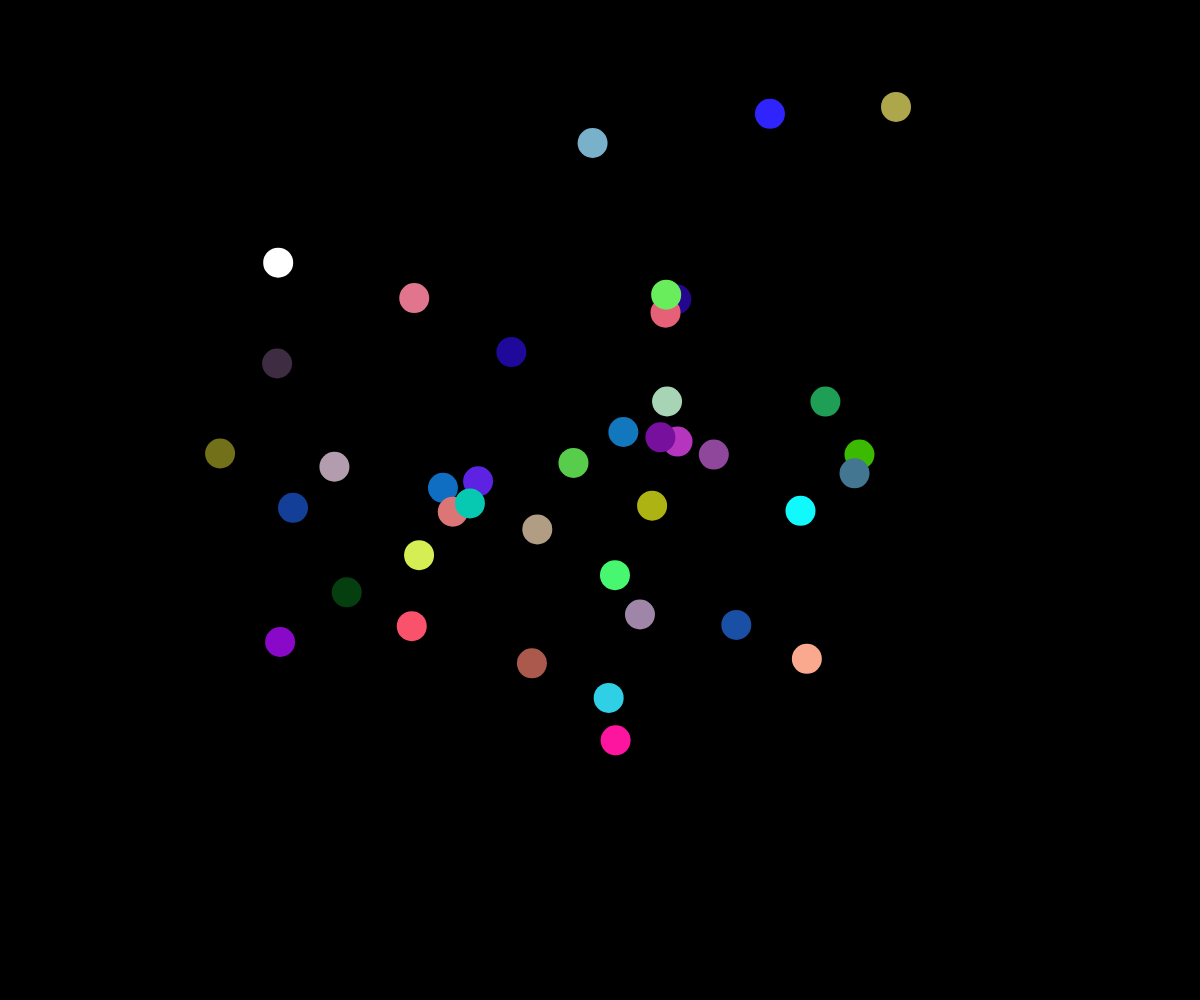
Frame 1 (no input)
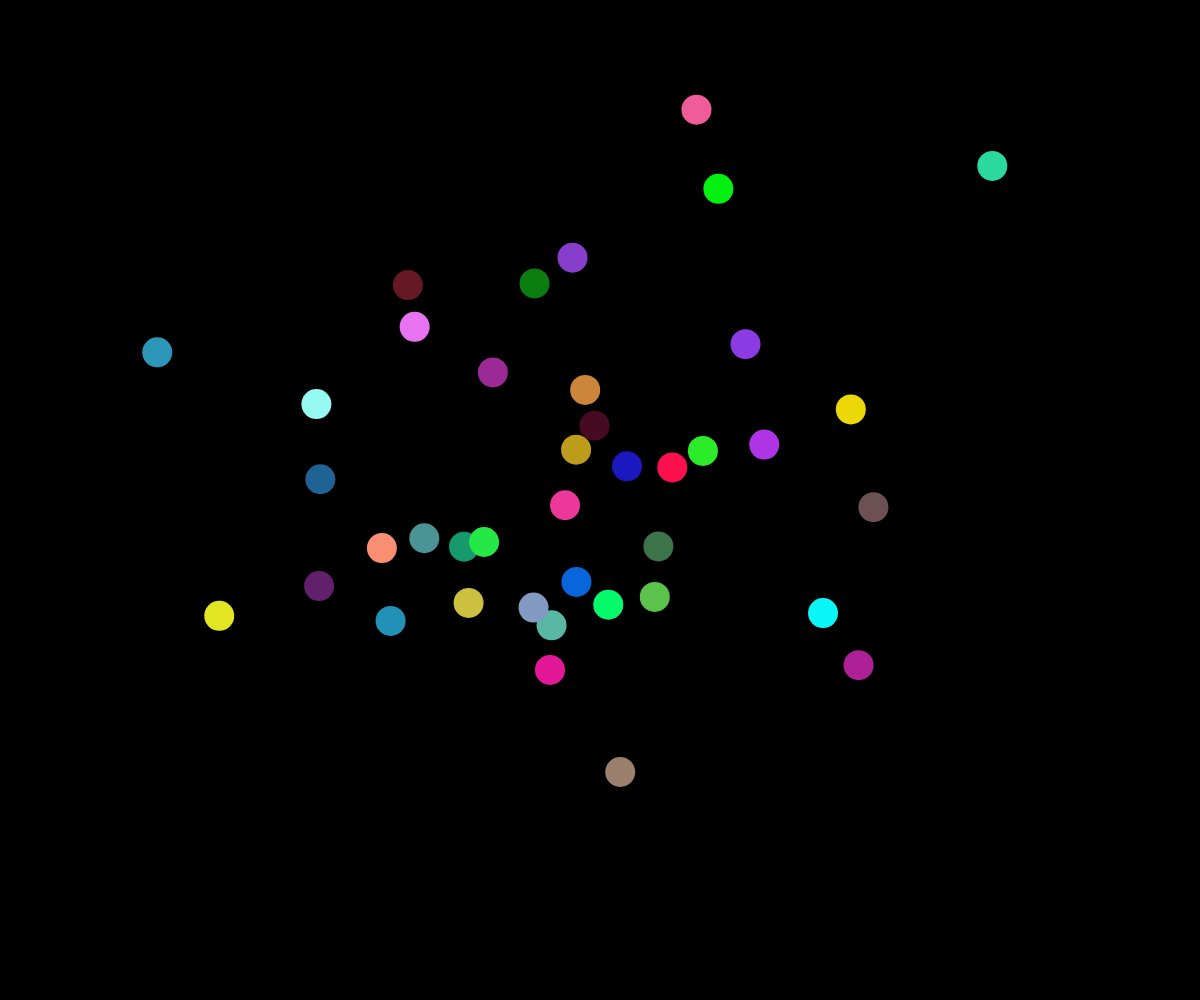
Frame 60 (no input)
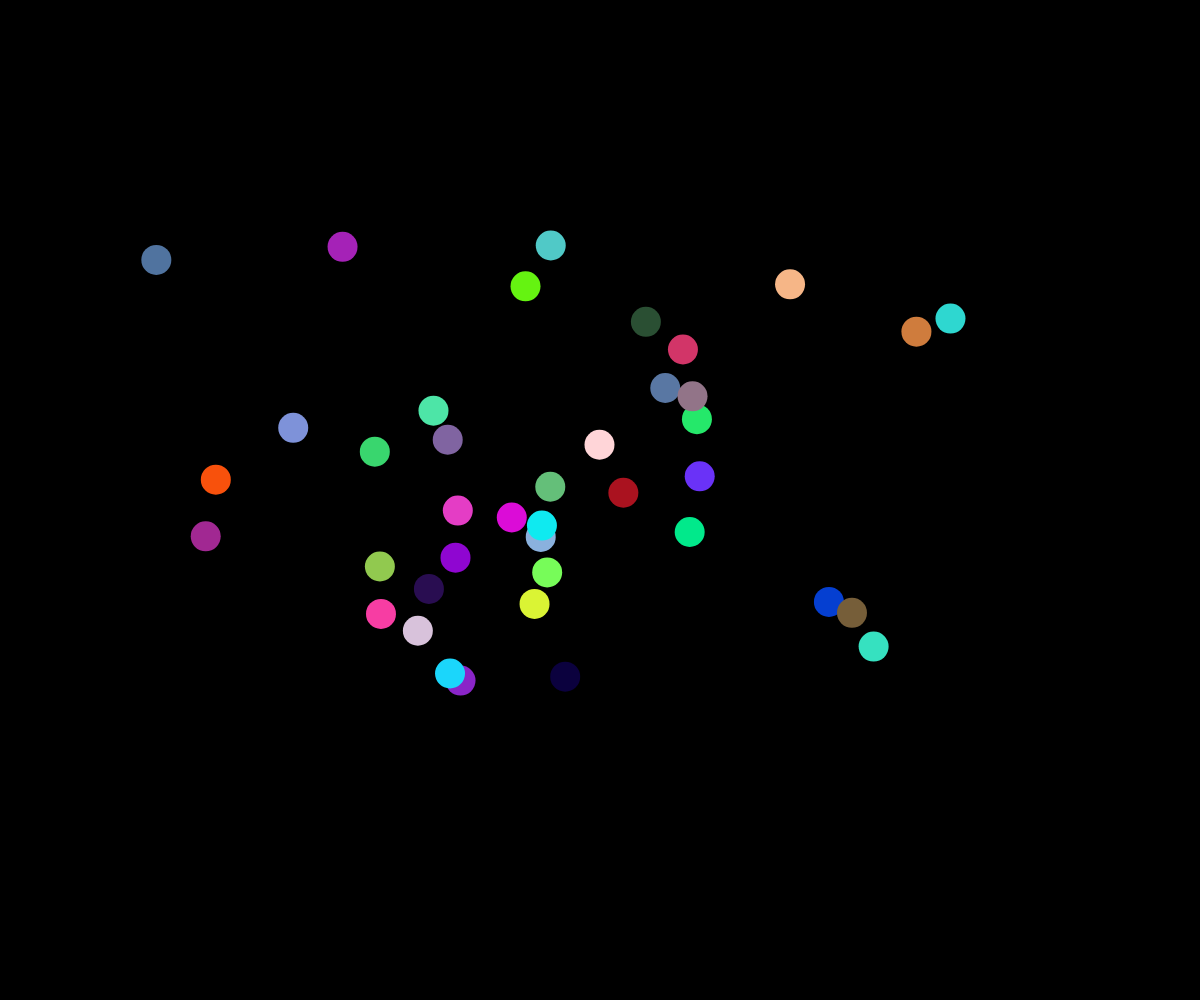
Frame 120 (the mouse pressed at the canvas centre since frame 60)

The p5.js sketch that drew these frames (run headless with seeded random() and noise() and a simulated clock; from frame 60 on, the mouse is pressed at the canvas centre):

// p5.js sketch
// ── sketch.js
let ball = [];

let n = 40;

var r; // variabili per avere i colori randomici delle palline
var g;
var b;
var a;

function setup() {
 createCanvas(windowWidth, windowHeight);
  noStroke();
  for (let i = 0; i < n; i++) {
   ball.push(new Ball());
  }
}

class Ball {
  constructor () {
    this.x = 0;
    this.y = 0;
    this.randomX = Math.random() * 100;
    this.randomY = Math.random() * 100;
  }
  
  update () {
   
      this.x = noise(this.randomX + millis() * 0.0002) * width;
      this.y = noise(this.randomY + millis() * 0.0002) * height;
    }
  
  
  draw () {
    //fill(255);
    fill( r, g, b ); // posso aggiungere l'alfa se voglio
    circle(this.x, this.y, 30); //dimensione palline
    
    r = random(255); // r is a random number between 0 - 255
    g = random(255); // g is a random number betwen 100 - 200
    b = random(255); // b is a random number between 0 - 100
    //a = random(200,255); // a is a random number between 200 - 255
  }
}


function draw() {
background(0); // se spento le palline disegnano! se acceso fluttuano
    fill(255, 255, 255); //Non sembra cambiare nulla acceso o spento. mah?!
  //rect(0, 0, width, height);
  ball.forEach((pallina) => {
    pallina.update();
    pallina.draw();
  });
}
function windowResized() {
  resizeCanvas(windowWidth, windowHeight);
}
